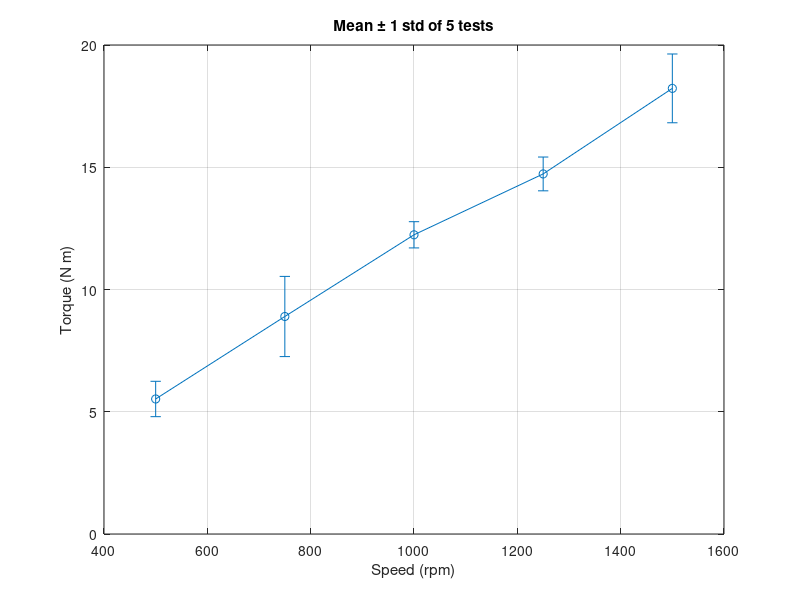

This chart was generated by the following MATLAB code:
% Day 036 · Plots with Logarithmic Axes and Error Bars — Error bars from repeated measurements
% Run: open this file in MATLAB and press Run (or type example_3 in the Command Window)

rng(4);
speed = 500:250:1500;                      % rpm
runs = 1.2*speed/100 + randn(5, numel(speed));   % 5 repeated torque tests
avg = mean(runs);
sd = std(runs);
errorbar(speed, avg, sd, 'o-')
xlabel('Speed (rpm)'); ylabel('Torque (N m)')
title('Mean \pm 1 std of 5 tests')
grid on
xlim([400 1600])
